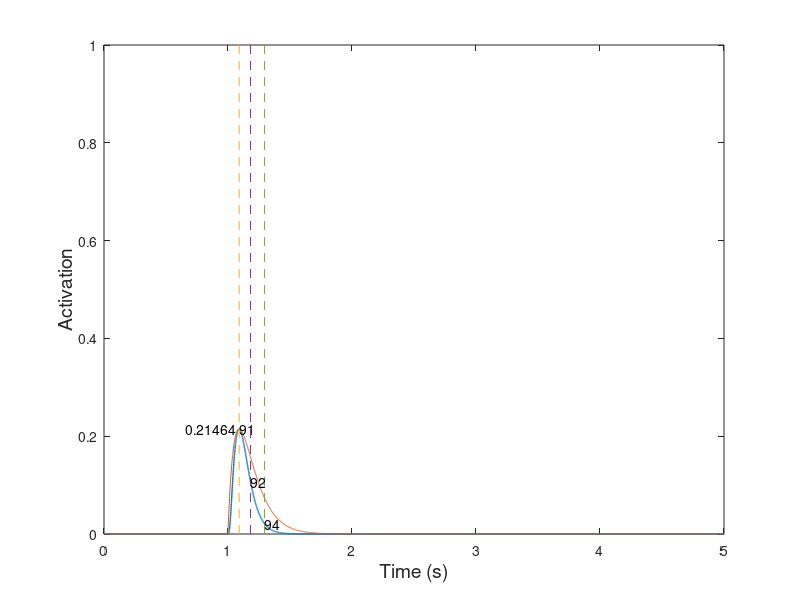

MATLAB code for this plot: (Note: this script raises an error after producing the figure.)
%==========================================================================
% new_model_v11_parameterSearch.m
% Author: Akira Nagamori
% Last update: 2/22/119
% Descriptions
%   Inspired by Williams et al. 1998
%==========================================================================

close all
clear all
clc

%% Simulation parameters
Fs = 1000; %sampling frequency
T = 1/Fs;
time = 0:1/Fs:5; %simulation time
Lce = 1;

%% Parameters to be searched
target_CT = 90;

        
for m = 1:1000
    S = 7;
    C = 1;
    k_1 = 20;
    k_2 = 5;
    k_3 = 15;
    k_4 = 7;
    tau_1 = 0.005;
    tau_2 = 0.04;
    n = 1.8;
    k = 0.04;
    alpha = 4;
    
    r = randi([1 11],1,1);
    if r == 1
        S = 7+ (-S*0.5 + (S*0.5+S*0.5)*rand(1,1));
    elseif r == 2
        C = (1 + (4-1)*rand(1,1));
    elseif r == 3
        k_1 = 20 + (-k_1*0.5 + (k_1*0.5+k_1*0.5)*rand(1,1));
    elseif r == 4    
        k_2 = 5 + (-k_2*0.5 + (k_2*0.5+k_2*0.5)*rand(1,1));
    elseif r == 5
        k_3 = 15 + (-k_3*0.5 + (k_3*0.5+k_3*0.5)*rand(1,1));
    elseif r == 6    
        k_4 = 7 + (-k_4*0.5 + (k_4*0.5+k_4*0.5)*rand(1,1));
    elseif r == 7    
        tau_1 = 0.005 + (-tau_1*0.5 + (tau_1*0.5+tau_1*0.5)*rand(1,1));
    elseif r == 8
        tau_2 = 0.04 + (-tau_2*0.5 + (tau_2*0.5+tau_2*0.5)*rand(1,1));
    elseif r == 9
        n = 1.8 + (-n*0.5 + (n*0.5+n*0.5)*rand(1,1));
    elseif r == 10
        k = 0.04 + (-k*0.5 + (k*0.5+k*0.5)*rand(1,1));
    elseif r == 11    
        alpha = 4 + (-alpha*0.5 + (alpha*0.5+alpha*0.5)*rand(1,1));
    end
   
    %% Run a twitch simulation and sweep simulation
    for i = 1:2
        if i == 1
            simulation_condition = 1;
        elseif i == 2
            simulation_condition = 3;
        end
        if simulation_condition == 1
            % Generate a pulse
            FR_test = 1;
        elseif simulation_condition == 2
            % Generate a spike train at a given frequency
            FR_test = 10;
        elseif simulation_condition == 3
            % Generate a set of spike trains at multiple frequencies
            FR_test = [2 5 8 10 12 15 18 20 25 30 40 50 60 70 80 100 200]; %10:10:100];
        end
        
        %% initialization
        mean_exc = zeros(1,length(FR_test));
        p2p_exc = zeros(1,length(FR_test));
        
        %% Loop through test frequencies
        for f = 1:length(FR_test)
            FR = FR_test(f);
            %%  Generate spike train
            spike = zeros(1,length(time));
            
            if simulation_condition == 1
                % Generate a pulse
                spike(1*Fs) = 1;
            else
                % Generate spike train
                temp =spikeTrainGenerator(0:1/Fs:3,Fs,FR);
                spike(1*Fs:4*Fs) = temp;
            end
            
            
            %% Model parameters
            x = 0; % free calcium concentration
            y = 0; % concentraction of calcium bound to troponin
            z = 0; % porportion of bidning sites that formed cross-bridges (0-1)
            act = 0;
            
            %% Initialization
            x_vec = zeros(1,length(time));
            x_int_vec = zeros(1,length(time));
            y_vec = zeros(1,length(time));
            y_int_vec = zeros(1,length(time));
            z_vec = zeros(1,length(time));
            act_vec = zeros(1,length(time));
            
            spike_temp = zeros(1,length(time));
            R_temp = exp(-time/tau_1);
            R = zeros(1,length(time));
            
            for t = 1:length(time)
                %% Stage 1
                % Calcium diffusion to sarcoplasm
                spike_temp = zeros(1,length(time));
                if spike(t) == 1
                    spike_temp(t) = 1;
                    %temp = conv(spike_temp,R_temp);
                    % R to depend on the normalized firing rate
                    temp = conv(spike_temp,R_temp*(1+2*act^alpha));
                    %             R_i = 1 + (5-1)*exp(-(1/FR)/0.1);
                    %             temp = conv(spike_temp,R_temp*R_i);
                    R = R + temp(1:length(time));
                end
                
                x_dot = k_1*(C-x-y)*R(t) - k_2*x*((C*(S-1))+x+y)-(k_3*x+k_4*y)*(1-y);
                y_dot = (1-y)*(k_3*x-k_4*y);
                x = x_dot/Fs + x;
                y = y_dot/Fs + y;
                
                if y < 0
                    y_temp = 0;
                else
                    y_temp = y;
                end
                y_int = y_temp^n/(y_temp^n+k^n);
                
                %% Stage 3
                z_dot = (y_int-z)/tau_2; %(tau_temp/1000); %(1-z)*f_app - g_app*z;
                z = z_dot/Fs + z;
                
                %% Stage 4
                %
                act = z; % (z*(f_app_max+g_app)/f_app_max);
                
                %% Store variables
                %x_vec(t) = x(t);
                x_vec(t) = x;
                y_vec(t) = y;
                z_vec(t) = z;
                act_vec(t) = act;
                
            end
            
            mean_exc(f) = mean(act_vec(3.5*Fs:4*Fs));
            p2p_exc(f) = max(act_vec(3.5*Fs:4*Fs))-min(act_vec(3.5*Fs:4*Fs));
            
            if simulation_condition == 1
                %------------------------------------------------------------------
                % Twitch analysis
                %------------------------------------------------------------------
                % Find the peak amplitude of twitch and its location
                [pks,locs_0_100] = max(act_vec);
                % Display peak amplitude value
                pks
                % Time it takes from zero force to the peak
                t_0_100 = (locs_0_100-1*Fs)*1000/Fs % convert it in the unit of ms
                
                % Find a half peak amplitude
                peak_half = pks/2;
                % Find time from peak to half maximum
                [~,t_100_50] = min(abs(act_vec(locs_0_100:end)-peak_half));
                
                % Find the location of t_100_50
                locs_100_50 = locs_0_100+t_100_50;
                % Time it takes from peak to half maximum
                t_100_50 = t_100_50*1000/Fs
                
                % Find value of 40% of peak amplitude
                peak_40 = pks*0.4;
                % Find value of 10% of peak amplitude
                peak_10 = pks*0.1;
                
                % Find time when force reaches 40% maximum after peak
                [~,t_40] = min(abs(act_vec(locs_0_100:end)-peak_40));
                % Find time when force reaches 10% maximum after peak
                [~,t_10] = min(abs(act_vec(locs_0_100:end)-peak_10));
                
                % Time it takes from 40% peak to 10% peak
                t_40_10 = (t_10-t_40)*1000/Fs
                
                % Locatino of t_40_10
                locs_40_10 = locs_0_100+t_10;
                
                T = t_0_100/Fs;
                P =  pks/T;
                twitch_Milner_temp = P.*time.*exp(1-time/T);
                twitch_Milner = conv(spike,twitch_Milner_temp);
            end
            
            figure(i)
            plot(time,act_vec,'LineWidth',1)
            hold on
            if simulation_condition == 1
                plot(time,twitch_Milner(1:length(time)))
                hold on
                plot([time(locs_0_100) time(locs_0_100)],[0 1],'--')
                text(time(locs_0_100),pks,num2str(t_0_100))
                hold on
                plot([time(locs_100_50) time(locs_100_50)],[0 1],'--')
                plot([time(locs_40_10) time(locs_40_10)],[0 1],'--')
                text(time(locs_100_50),peak_half,num2str(t_100_50))
                text(time(locs_40_10),peak_10,num2str(t_40_10))
                text(time(locs_0_100)-time(locs_0_100)*0.4,pks,num2str(pks))
            end
            
        end
        
        figure(i)
        xlabel('Time (s)','FontSize',14)
        ylabel('Activation','FontSize',14)
        
        if simulation_condition == 2
            figure(3)
            plot(time,x_vec,'LineWidth',1)
            xlabel('Time (s)','FontSize',14)
            ylabel('x','FontSize',14)
            
            figure(4)
            plot(time,x_int_vec,'LineWidth',1)
            xlabel('Time (s)','FontSize',14)
            ylabel('x_{int}','FontSize',14)
            
            figure(5)
            plot(time,y_vec,'LineWidth',1)
            xlabel('Time (s)','FontSize',14)
            ylabel('y','FontSize',14)
            
        elseif simulation_condition == 3
            %% Calculate twitch-tetanus ratio
            twitch2tetanus_ratio = p2p_exc(1)/mean_exc(f)
            %% Calculate the degree of fusion
            fusion = 1-p2p_exc/p2p_exc(1);
            
            %% Calculate FR_half
            FR_new = FR_test(1):0.1:FR_test(end);
            Af_new = spline(FR_test,mean_exc,FR_new);
            [~,loc] = min(abs(Af_new-0.5));
            FR_half = FR_new(loc);
            FR_half
            
            %% Calculate the desired activation-frequency relationship bassed on Song et al. (2008)
            f_eff = FR_new/FR_half;
            a_f = 0.56;
            n_f0 = 2.1;
            n_f1 = 5;
            n_f = n_f0 +n_f1* (1/Lce-1);
            Af_Song = 1-exp(-(f_eff./(a_f*n_f)).^n_f);
            
            %% Calculate error between the desired and generated activation-frequency relationship
            for j = 1:length(FR_test)
                [val,loc] = min(abs(FR_new-FR_test(j)));
                error_temp(j) = abs(Af_Song(loc)-mean_exc(j));
            end
            error = sum(error_temp)
            
            %% Plot results
            figure(6)
            plot(FR_test/FR_half,mean_exc,'LineWidth',1)
            xlabel('Frequency (Hz)','FontSize',14)
            ylabel('Activation','FontSize',14)
            hold on
            plot(f_eff,Af_Song)
            xlim([0 3])
            
            figure(7)
            plot(FR_test/FR_half,fusion,'LineWidth',1)
            xlabel('Frequency (Hz)','FontSize',14)
            ylabel('Fusion','FontSize',14)
            hold on
            xlim([0 3])
            
            figure(8)
            plot(mean_exc./max(mean_exc),fusion,'LineWidth',1)
            xlabel('Activation','FontSize',14)
            ylabel('Fusion','FontSize',14)
            hold on
            plot(0:0.1:1,0:0.1:1,'--')
        end
        
    end
    
    Data = cell(2,12);
    Data(1,:) = {'t_0_100','t_100_50','t_40_10','P_t','t2t','FR_half','Error_CT','Error_Af','Test frequencies','Af','Fusion','Parameters'};
    Data{2,1} = t_0_100;
    Data{2,2} = t_100_50;
    Data{2,3} = t_40_10;
    Data{2,4} = pks;
    Data{2,5} = twitch2tetanus_ratio;
    Data{2,6} = FR_half;
    Data{2,7} = target_CT-t_0_100;
    Data{2,8} = error;
    Data{2,9} = FR_test/FR_half;
    Data{2,10} = mean_exc;
    Data{2,11} = fusion;
    Data{2,12} = [S,C,k_1,k_2,k_3,k_4,tau_1,tau_2,n,k,alpha];
    
    code_folder = '/Users/akiranagamori/Documents/GitHub/Twitch-Based-Muscle-Model';
    data_folder = '/Users/akiranagamori/Documents/GitHub/Twitch-Based-Muscle-Model/Data';
    
    cd(data_folder)
    save(['Data_' num2str(m)],'Data')
    cd(code_folder)
    
end
function spikeTrain = spikeTrainGenerator(t,Fs,freq)

spikeTrain = zeros(1,length(t));
ISI = round(1/freq*Fs);
numSpikes = round(length(t)/ISI);
index = [1:numSpikes]*ISI;
index(index>length(t)) = [];
spikeTrain(index) = 1;
spikeTrain(1) = 1;

end
